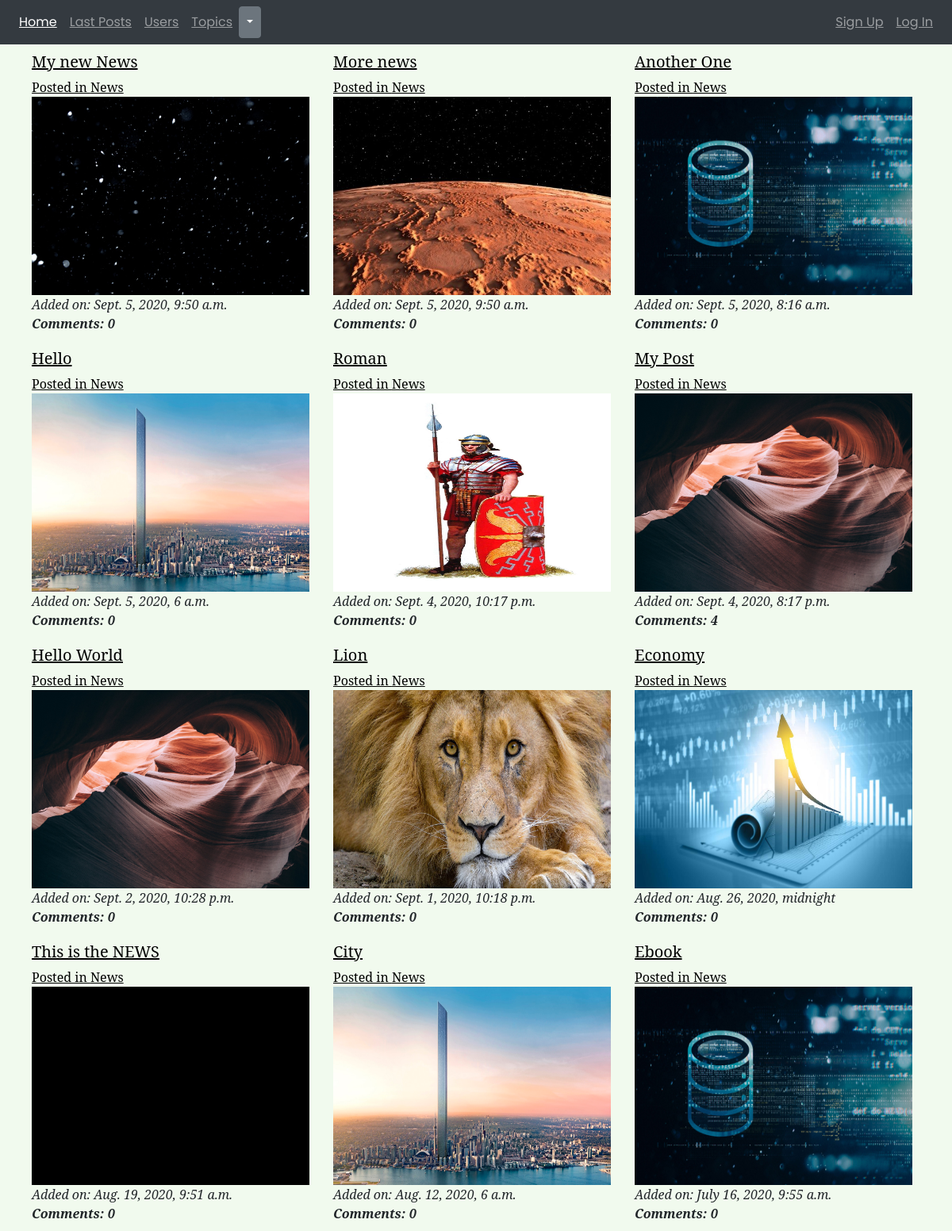
/posts/, run on the app's committed database.
### posts/models.py (models this page shows, shortened)
class Post(models.Model):
    topic = models.ForeignKey(Topic, on_delete=models.CASCADE, default = True)
    poster = models.ForeignKey(User, on_delete=models.CASCADE, default = True)
    title = models.CharField(max_length = 256, unique = True)
    slug = models.SlugField(unique=True, editable = False)
    post_text = models.TextField()
    pub_date = models.DateTimeField()
    image = models.ImageField(null = True)
    def __str__(self):
        return self.title
    class Meta:
        ordering =['-pub_date']

### topics/models.py (models this page shows, shortened)
class Topic(models.Model):
    name = models.CharField(max_length = 128, unique=True)
    slug = models.SlugField(allow_unicode=True, unique=True, editable = False)
    details = models.TextField(max_length = 1024, default=' ')
    added_date = models.DateTimeField()
    image = models.ImageField(null=True)
    def __str__(self):
        return self.name
    class Meta:
        ordering = ['name']

### posts/views.py (the view)
# urls.py: path('', views.PostList.as_view(), name='index'),
class PostList(generic.ListView):
    model = Post
    template_name = 'posts/posts_index.html'
    def get_queryset(self):
        return Post.objects.filter(pub_date__lte=timezone.now())[:12]

### blogsite/context_processors.py (called while the page is built)
def display_topics(request):
    topics = Topic.objects.all()
    return {'topics':topics}

### posts/templates/posts/posts_index.html (shortened to what this page needs)
{% extends 'posts/posts_base.html' %}
{% load my_filters %}
{% load mathfilters %}
{% block post_content %}
<div class="container">
{% if post_list %}
  <div class="row">
    {% for post in post_list %}
      <div class="thumbnail col-md-6 col-lg-4">
        <div class="thumbnail-title">
          <a href="{% url 'posts:detail' slug=post.slug %}">
            <h5>{{post}}</h5></a>
          </div>
        <div class="thumbnail-topic">
          <a href="{% url 'topics:detail' slug=post.topic.slug %}">
            Posted in {{post.topic}}</a>
          </div>
          {% if post.image %}
            <a href="{% url 'posts:detail' slug=post.slug %}">
              <img src="{{post.image.url}}" alt="My image" width="350px"
                height="250px"></a>
            <br>
          {% endif %}
          <div class="thumbnail-footer">
            <i>Added on: {{post.pub_date}}</i>
            <br>
            <i><strong>Comments: {{ post.comment_set.count }}</strong></i>
          </div>
      </div>
    {% endfor %}
  </div>
{% else %}
<p>No posts to display yet</p>
{% endif %}
</div>
{% endblock %}

### posts/templates/posts/posts_base.html
{% extends 'base.html' %}
{% block content %}
  {% block post_content %}
  {% endblock %}
{% endblock %}

### templates/base.html (shortened to what this page needs)
<!DOCTYPE html>
{% load static %}
<html lang="en" dir="ltr">
  <head>
    <link rel="stylesheet" href="https://stackpath.bootstrapcdn.com/bootstrap/4.5.2/css/bootstrap.min.css">
    <link rel="stylesheet" href="{% static 'css/master.css' %}">
  </head>
  <body>
    <nav class="navbar navbar-expand-md navbar-dark bg-dark mynavclass">
    <div class="navbar-collapse collapse w-100 order-1 order-md-0 dual-collapse2 navbarCollapse">
        <ul class="navbar-nav mr-auto">
            <li class="nav-item active">
                <a class="nav-link" href="{% url 'welcome' %}">Home</a>
            </li>
            <li class="nav-item">
                <a class="nav-link" href="{% url 'posts:index' %}">Last Posts</a>
            </li>
            <li class="nav-item">
                <a class="nav-link" href="/users/">Users</a>
            </li>
              <li class="nav-item">
                <a class="nav-link" href="{%url 'topics:index' %}">Topics</a>
              </li>
              <div class="btn-group">
              <button type="button" class="btn btn-secondary dropdown-toggle dropdown-toggle-split" data-toggle="dropdown" aria-haspopup="true" aria-expanded="false">
                </button>
            </div>
        </ul>
    </div>
    <div class="navbar-collapse collapse w-100 order-3 dual-collapse2">
        {% if user.is_authenticated %}
        <ul class="navbar-nav ml-auto">
          <li class="nav-item">
              <a class="nav-link" href="{% url 'users:profile' user.pk %}">Profile</a>
          </li>
            <li class="nav-item">
                <a class="nav-link" href="{% url 'users:logout' %}">Log Out</a>
            </li>
          </ul>
        {% else %}
        <ul class="navbar-nav ml-auto">
            <li class="nav-item">
                <a class="nav-link" href="{% url 'users:signup' %}">Sign Up</a>
            </li>
            <li class="nav-item">
                <a class="nav-link" href="{% url 'users:login' %}">Log In</a>
            </li>
        </ul>
        {% endif %}
    </div>
</nav>
      {% block content %}
      {% endblock %}
  </body>
</html>

### static/css/master.css (style rules this page uses)
a { color:black; text-decoration: underline; }
body { font-family: 'Noto Serif', serif; background-color: #f1faee; }
.mynavclass { font-family: 'Poppins', sans-serif; }
.thumbnail { padding: 10px; }

### data on the page
Post: title "My new News", topic "News", image (picture), pub_date "Sept. 5, 2020, 9:50 a.m.", comment_set.count "0"
Post: title "More news", topic "News", image (picture), pub_date "Sept. 5, 2020, 9:50 a.m.", comment_set.count "0"
Post: title "Another One", topic "News", image (picture), pub_date "Sept. 5, 2020, 8:16 a.m.", comment_set.count "0"
Post: title "Hello", topic "News", image (picture), pub_date "Sept. 5, 2020, 6 a.m.", comment_set.count "0"
Post: title "Roman", topic "News", image (picture), pub_date "Sept. 4, 2020, 10:17 p.m.", comment_set.count "0"
Post: title "My Post", topic "News", image (picture), pub_date "Sept. 4, 2020, 8:17 p.m.", comment_set.count "4"
Post: title "Hello World", topic "News", image (picture), pub_date "Sept. 2, 2020, 10:28 p.m.", comment_set.count "0"
Post: title "Lion", topic "News", image (picture), pub_date "Sept. 1, 2020, 10:18 p.m.", comment_set.count "0"
Post: title "Economy", topic "News", image (picture), pub_date "Aug. 26, 2020, midnight", comment_set.count "0"
Post: title "This is the NEWS", topic "News", image (picture), pub_date "Aug. 19, 2020, 9:51 a.m.", comment_set.count "0"
Post: title "City", topic "News", image (picture), pub_date "Aug. 12, 2020, 6 a.m.", comment_set.count "0"
Post: title "Ebook", topic "News", image (picture), pub_date "July 16, 2020, 9:55 a.m.", comment_set.count "0"
